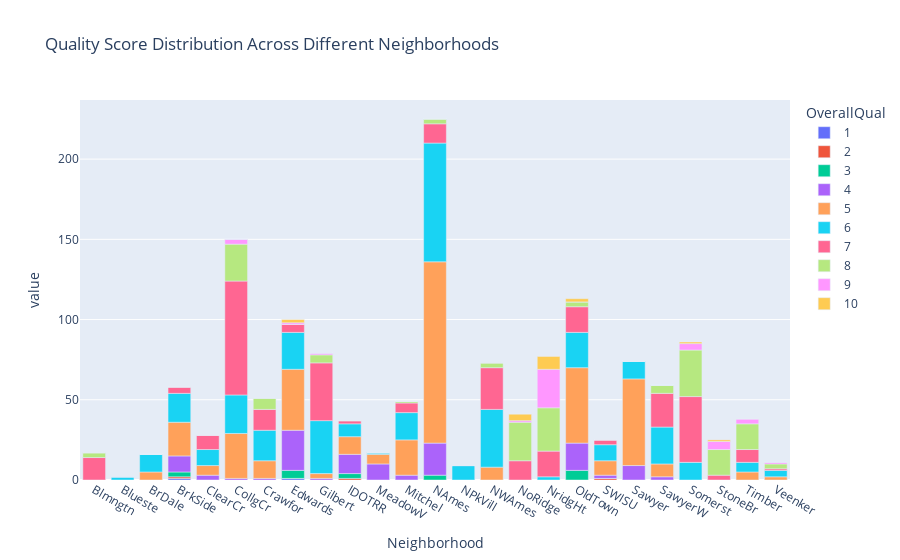

This figure's notebook cell:
### Code cell
fig = px.bar(data_frame=CT_Qual,
             color='OverallQual',
             title='Quality Score Distribution Across Different Neighborhoods')

fig.show()

### Figure 1 — Plotly figure (JSON) as saved in the notebook; plotly's stock layout.template omitted (floating-point values rounded to 4 significant figures)
{"data": [{"alignmentgroup": "True", "hovertemplate": "OverallQual=1<br>Neighborhood=%{x}<br>value=%{y}<extra></extra>", "legendgroup": "1", "marker": {"color": "#636efa", "pattern": {"shape": ""}}, "name": "1", "offsetgroup": "1", "orientation": "v", "showlegend": true, "textposition": "auto", "type": "bar", "x": ["Blmngtn", "Blueste", "BrDale", "BrkSide", "ClearCr", "CollgCr", "Crawfor", "Edwards", "Gilbert", "IDOTRR", "MeadowV", "Mitchel", "NAmes", "NPkVill", "NWAmes", "NoRidge", "NridgHt", "OldTown", "SWISU", "Sawyer", "SawyerW", "Somerst", "StoneBr", "Timber", "Veenker"], "xaxis": "x", "y": [0, 0, 0, 1, 0, 0, 0, 1, 0, 0, 0, 0, 0, 0, 0, 0, 0, 0, 0, 0, 0, 0, 0, 0, 0], "yaxis": "y"}, {"alignmentgroup": "True", "hovertemplate": "OverallQual=2<br>Neighborhood=%{x}<br>value=%{y}<extra></extra>", "legendgroup": "2", "marker": {"color": "#EF553B", "pattern": {"shape": ""}}, "name": "2", "offsetgroup": "2", "orientation": "v", "showlegend": true, "textposition": "auto", "type": "bar", "x": ["Blmngtn", "Blueste", "BrDale", "BrkSide", "ClearCr", "CollgCr", "Crawfor", "Edwards", "Gilbert", "IDOTRR", "MeadowV", "Mitchel", "NAmes", "NPkVill", "NWAmes", "NoRidge", "NridgHt", "OldTown", "SWISU", "Sawyer", "SawyerW", "Somerst", "StoneBr", "Timber", "Veenker"], "xaxis": "x", "y": [0, 0, 0, 1, 0, 0, 0, 0, 0, 1, 0, 0, 0, 0, 0, 0, 0, 0, 1, 0, 0, 0, 0, 0, 0], "yaxis": "y"}, {"alignmentgroup": "True", "hovertemplate": "OverallQual=3<br>Neighborhood=%{x}<br>value=%{y}<extra></extra>", "legendgroup": "3", "marker": {"color": "#00cc96", "pattern": {"shape": ""}}, "name": "3", "offsetgroup": "3", "orientation": "v", "showlegend": true, "textposition": "auto", "type": "bar", "x": ["Blmngtn", "Blueste", "BrDale", "BrkSide", "ClearCr", "CollgCr", "Crawfor", "Edwards", "Gilbert", "IDOTRR", "MeadowV", "Mitchel", "NAmes", "NPkVill", "NWAmes", "NoRidge", "NridgHt", "OldTown", "SWISU", "Sawyer", "SawyerW", "Somerst", "StoneBr", "Timber", "Veenker"], "xaxis": "x", "y": [0, 0, 0, 3, 0, 0, 0, 5, 0, 3, 0, 0, 3, 0, 0, 0, 0, 6, 0, 0, 0, 0, 0, 0, 0], "yaxis": "y"}, {"alignmentgroup": "True", "hovertemplate": "OverallQual=4<br>Neighborhood=%{x}<br>value=%{y}<extra></extra>", "legendgroup": "4", "marker": {"color": "#ab63fa", "pattern": {"shape": ""}}, "name": "4", "offsetgroup": "4", "orientation": "v", "showlegend": true, "textposition": "auto", "type": "bar", "x": ["Blmngtn", "Blueste", "BrDale", "BrkSide", "ClearCr", "CollgCr", "Crawfor", "Edwards", "Gilbert", "IDOTRR", "MeadowV", "Mitchel", "NAmes", "NPkVill", "NWAmes", "NoRidge", "NridgHt", "OldTown", "SWISU", "Sawyer", "SawyerW", "Somerst", "StoneBr", "Timber", "Veenker"], "xaxis": "x", "y": [0, 0, 0, 10, 3, 1, 1, 25, 1, 12, 10, 3, 20, 0, 0, 0, 0, 17, 2, 9, 2, 0, 0, 0, 0], "yaxis": "y"}, {"alignmentgroup": "True", "hovertemplate": "OverallQual=5<br>Neighborhood=%{x}<br>value=%{y}<extra></extra>", "legendgroup": "5", "marker": {"color": "#FFA15A", "pattern": {"shape": ""}}, "name": "5", "offsetgroup": "5", "orientation": "v", "showlegend": true, "textposition": "auto", "type": "bar", "x": ["Blmngtn", "Blueste", "BrDale", "BrkSide", "ClearCr", "CollgCr", "Crawfor", "Edwards", "Gilbert", "IDOTRR", "MeadowV", "Mitchel", "NAmes", "NPkVill", "NWAmes", "NoRidge", "NridgHt", "OldTown", "SWISU", "Sawyer", "SawyerW", "Somerst", "StoneBr", "Timber", "Veenker"], "xaxis": "x", "y": [0, 0, 5, 21, 6, 28, 11, 38, 3, 11, 6, 22, 113, 0, 8, 0, 0, 47, 9, 54, 8, 0, 0, 5, 2], "yaxis": "y"}, {"alignmentgroup": "True", "hovertemplate": "OverallQual=6<br>Neighborhood=%{x}<br>value=%{y}<extra></extra>", "legendgroup": "6", "marker": {"color": "#19d3f3", "pattern": {"shape": ""}}, "name": "6", "offsetgroup": "6", "orientation": "v", "showlegend": true, "textposition": "auto", "type": "bar", "x": ["Blmngtn", "Blueste", "BrDale", "BrkSide", "ClearCr", "CollgCr", "Crawfor", "Edwards", "Gilbert", "IDOTRR", "MeadowV", "Mitchel", "NAmes", "NPkVill", "NWAmes", "NoRidge", "NridgHt", "OldTown", "SWISU", "Sawyer", "SawyerW", "Somerst", "StoneBr", "Timber", "Veenker"], "xaxis": "x", "y": [0, 2, 11, 18, 10, 24, 19, 23, 33, 8, 1, 17, 74, 9, 36, 0, 2, 22, 10, 11, 23, 11, 0, 6, 4], "yaxis": "y"}, {"alignmentgroup": "True", "hovertemplate": "OverallQual=7<br>Neighborhood=%{x}<br>value=%{y}<extra></extra>", "legendgroup": "7", "marker": {"color": "#FF6692", "pattern": {"shape": ""}}, "name": "7", "offsetgroup": "7", "orientation": "v", "showlegend": true, "textposition": "auto", "type": "bar", "x": ["Blmngtn", "Blueste", "BrDale", "BrkSide", "ClearCr", "CollgCr", "Crawfor", "Edwards", "Gilbert", "IDOTRR", "MeadowV", "Mitchel", "NAmes", "NPkVill", "NWAmes", "NoRidge", "NridgHt", "OldTown", "SWISU", "Sawyer", "SawyerW", "Somerst", "StoneBr", "Timber", "Veenker"], "xaxis": "x", "y": [14, 0, 0, 4, 9, 71, 13, 5, 36, 2, 0, 6, 12, 0, 26, 12, 16, 16, 3, 0, 21, 41, 3, 8, 1], "yaxis": "y"}, {"alignmentgroup": "True", "hovertemplate": "OverallQual=8<br>Neighborhood=%{x}<br>value=%{y}<extra></extra>", "legendgroup": "8", "marker": {"color": "#B6E880", "pattern": {"shape": ""}}, "name": "8", "offsetgroup": "8", "orientation": "v", "showlegend": true, "textposition": "auto", "type": "bar", "x": ["Blmngtn", "Blueste", "BrDale", "BrkSide", "ClearCr", "CollgCr", "Crawfor", "Edwards", "Gilbert", "IDOTRR", "MeadowV", "Mitchel", "NAmes", "NPkVill", "NWAmes", "NoRidge", "NridgHt", "OldTown", "SWISU", "Sawyer", "SawyerW", "Somerst", "StoneBr", "Timber", "Veenker"], "xaxis": "x", "y": [3, 0, 0, 0, 0, 23, 7, 0, 5, 0, 0, 1, 3, 0, 3, 24, 27, 3, 0, 0, 5, 29, 16, 16, 3], "yaxis": "y"}, {"alignmentgroup": "True", "hovertemplate": "OverallQual=9<br>Neighborhood=%{x}<br>value=%{y}<extra></extra>", "legendgroup": "9", "marker": {"color": "#FF97FF", "pattern": {"shape": ""}}, "name": "9", "offsetgroup": "9", "orientation": "v", "showlegend": true, "textposition": "auto", "type": "bar", "x": ["Blmngtn", "Blueste", "BrDale", "BrkSide", "ClearCr", "CollgCr", "Crawfor", "Edwards", "Gilbert", "IDOTRR", "MeadowV", "Mitchel", "NAmes", "NPkVill", "NWAmes", "NoRidge", "NridgHt", "OldTown", "SWISU", "Sawyer", "SawyerW", "Somerst", "StoneBr", "Timber", "Veenker"], "xaxis": "x", "y": [0, 0, 0, 0, 0, 3, 0, 1, 1, 0, 0, 0, 0, 0, 0, 1, 24, 0, 0, 0, 0, 4, 5, 3, 1], "yaxis": "y"}, {"alignmentgroup": "True", "hovertemplate": "OverallQual=10<br>Neighborhood=%{x}<br>value=%{y}<extra></extra>", "legendgroup": "10", "marker": {"color": "#FECB52", "pattern": {"shape": ""}}, "name": "10", "offsetgroup": "10", "orientation": "v", "showlegend": true, "textposition": "auto", "type": "bar", "x": ["Blmngtn", "Blueste", "BrDale", "BrkSide", "ClearCr", "CollgCr", "Crawfor", "Edwards", "Gilbert", "IDOTRR", "MeadowV", "Mitchel", "NAmes", "NPkVill", "NWAmes", "NoRidge", "NridgHt", "OldTown", "SWISU", "Sawyer", "SawyerW", "Somerst", "StoneBr", "Timber", "Veenker"], "xaxis": "x", "y": [0, 0, 0, 0, 0, 0, 0, 2, 0, 0, 0, 0, 0, 0, 0, 4, 8, 2, 0, 0, 0, 1, 1, 0, 0], "yaxis": "y"}], "layout": {"barmode": "relative", "legend": {"title": {"text": "OverallQual"}, "tracegroupgap": 0}, "title": {"text": "Quality Score Distribution Across Different Neighborhoods"}, "xaxis": {"anchor": "y", "domain": [0, 1], "title": {"text": "Neighborhood"}}, "yaxis": {"anchor": "x", "domain": [0, 1], "title": {"text": "value"}}}}
